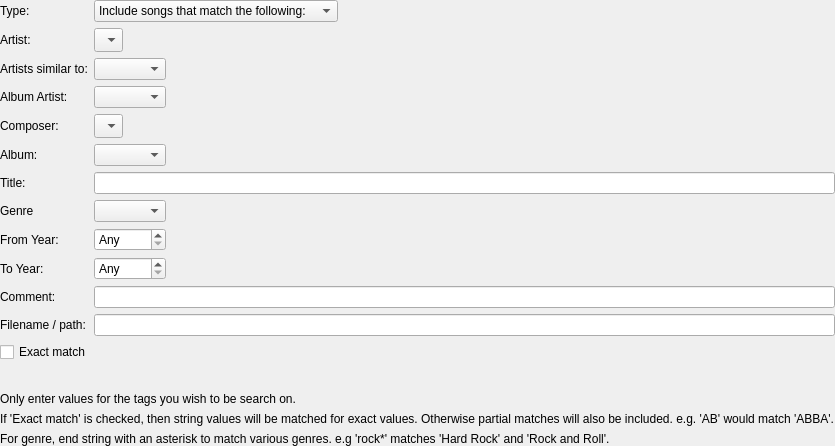
<?xml version="1.0" encoding="UTF-8"?>
<ui version="4.0">
 <class>PlaylistRule</class>
 <widget class="QWidget" name="PlaylistRule">
  <layout class="QVBoxLayout" name="verticalLayout">
   <property name="leftMargin">
    <number>0</number>
   </property>
   <property name="topMargin">
    <number>0</number>
   </property>
   <property name="rightMargin">
    <number>0</number>
   </property>
   <property name="bottomMargin">
    <number>0</number>
   </property>
   <item>
    <layout class="QFormLayout" name="formLayout">
     <property name="fieldGrowthPolicy">
      <enum>QFormLayout::ExpandingFieldsGrow</enum>
     </property>
     <item row="0" column="0">
      <widget class="BuddyLabel" name="label_9">
       <property name="text">
        <string>Type:</string>
       </property>
       <property name="buddy">
        <cstring>typeCombo</cstring>
       </property>
      </widget>
     </item>
     <item row="0" column="1">
      <widget class="QComboBox" name="typeCombo">
       <item>
        <property name="text">
         <string>Include songs that match the following:</string>
        </property>
       </item>
       <item>
        <property name="text">
         <string>Exclude songs that match the following:</string>
        </property>
       </item>
      </widget>
     </item>
     <item row="1" column="0">
      <widget class="BuddyLabel" name="label">
       <property name="text">
        <string>Artist:</string>
       </property>
       <property name="buddy">
        <cstring>artistText</cstring>
       </property>
      </widget>
     </item>
     <item row="1" column="1">
      <widget class="CompletionCombo" name="artistText">
       <property name="sizeAdjustPolicy">
        <enum>QComboBox::AdjustToMinimumContentsLengthWithIcon</enum>
       </property>
      </widget>
     </item>
     <item row="2" column="0">
      <widget class="BuddyLabel" name="similarArtistsTextLabel">
       <property name="text">
        <string>Artists similar to:</string>
       </property>
       <property name="buddy">
        <cstring>similarArtistsText</cstring>
       </property>
      </widget>
     </item>
     <item row="2" column="1">
      <widget class="CompletionCombo" name="similarArtistsText"/>
     </item>
     <item row="3" column="0">
      <widget class="BuddyLabel" name="label_2">
       <property name="text">
        <string>Album Artist:</string>
       </property>
       <property name="buddy">
        <cstring>albumArtistText</cstring>
       </property>
      </widget>
     </item>
     <item row="3" column="1">
      <widget class="CompletionCombo" name="albumArtistText"/>
     </item>
     <item row="4" column="0">
      <widget class="BuddyLabel" name="composerLabel">
       <property name="text">
        <string>Composer:</string>
       </property>
       <property name="buddy">
        <cstring>composerText</cstring>
       </property>
      </widget>
     </item>
     <item row="4" column="1">
      <widget class="CompletionCombo" name="composerText">
       <property name="sizeAdjustPolicy">
        <enum>QComboBox::AdjustToMinimumContentsLengthWithIcon</enum>
       </property>
      </widget>
     </item>
     <item row="5" column="0">
      <widget class="BuddyLabel" name="label_3">
       <property name="text">
        <string>Album:</string>
       </property>
       <property name="buddy">
        <cstring>albumText</cstring>
       </property>
      </widget>
     </item>
     <item row="5" column="1">
      <widget class="CompletionCombo" name="albumText"/>
     </item>
     <item row="6" column="0">
      <widget class="BuddyLabel" name="label_4">
       <property name="text">
        <string>Title:</string>
       </property>
       <property name="buddy">
        <cstring>titleText</cstring>
       </property>
      </widget>
     </item>
     <item row="6" column="1">
      <widget class="LineEdit" name="titleText"/>
     </item>
     <item row="7" column="0">
      <widget class="BuddyLabel" name="label_5">
       <property name="text">
        <string>Genre</string>
       </property>
       <property name="buddy">
        <cstring>genreText</cstring>
       </property>
      </widget>
     </item>
     <item row="7" column="1">
      <widget class="CompletionCombo" name="genreText"/>
     </item>
     <item row="8" column="0">
      <widget class="BuddyLabel" name="label_6">
       <property name="text">
        <string>From Year:</string>
       </property>
       <property name="buddy">
        <cstring>dateFromSpin</cstring>
       </property>
      </widget>
     </item>
     <item row="8" column="1">
      <widget class="QSpinBox" name="dateFromSpin">
       <property name="minimumSize">
        <size>
         <width>72</width>
         <height>0</height>
        </size>
       </property>
       <property name="specialValueText">
        <string>Any</string>
       </property>
      </widget>
     </item>
     <item row="9" column="0">
      <widget class="BuddyLabel" name="label_6x">
       <property name="text">
        <string>To Year:</string>
       </property>
       <property name="buddy">
        <cstring>dateToSpin</cstring>
       </property>
      </widget>
     </item>
     <item row="9" column="1">
      <widget class="QSpinBox" name="dateToSpin">
       <property name="minimumSize">
        <size>
         <width>72</width>
         <height>0</height>
        </size>
       </property>
       <property name="specialValueText">
        <string>Any</string>
       </property>
      </widget>
     </item>
     <item row="10" column="0">
      <widget class="BuddyLabel" name="commentLabel">
       <property name="text">
        <string>Comment:</string>
       </property>
       <property name="buddy">
        <cstring>commentText</cstring>
       </property>
      </widget>
     </item>
     <item row="10" column="1">
      <widget class="LineEdit" name="commentText"/>
     </item>
     <item row="11" column="0">
      <widget class="BuddyLabel" name="filenameLabel">
       <property name="text">
        <string>Filename / path:</string>
       </property>
       <property name="buddy">
        <cstring>filenameText</cstring>
       </property>
      </widget>
     </item>
     <item row="11" column="1">
      <widget class="LineEdit" name="filenameText"/>
     </item>
     <item row="12" column="0" colspan="2">
      <widget class="QCheckBox" name="exactCheck">
       <property name="text">
        <string>Exact match</string>
       </property>
      </widget>
     </item>
    </layout>
   </item>
   <item>
    <spacer name="verticalSpacer_3xx">
     <property name="orientation">
      <enum>Qt::Vertical</enum>
     </property>
     <property name="sizeType">
      <enum>QSizePolicy::Fixed</enum>
     </property>
     <property name="sizeHint" stdset="0">
      <size>
       <width>20</width>
       <height>4</height>
      </size>
     </property>
    </spacer>
   </item>
   <item>
    <widget class="QLabel" name="errorLabel"/>
   </item>
   <item>
    <widget class="NoteLabel" name="label_7">
     <property name="text">
      <string>Only enter values for the tags you wish to be search on.</string>
     </property>
    </widget>
   </item>
   <item>
    <widget class="NoteLabel" name="label_7y">
     <property name="text">
      <string>If 'Exact match' is checked, then string values will be matched for exact values. Otherwise partial matches will also be included. e.g. 'AB' would match 'ABBA'.</string>
     </property>
    </widget>
   </item>
   <item>
    <widget class="NoteLabel" name="label_7x">
     <property name="text">
      <string>For genre, end string with an asterisk to match various genres. e.g 'rock*' matches 'Hard Rock' and 'Rock and Roll'.</string>
     </property>
    </widget>
   </item>
   <item>
    <spacer name="verticalSpacer_3xy">
     <property name="orientation">
      <enum>Qt::Vertical</enum>
     </property>
     <property name="sizeType">
      <enum>QSizePolicy::MinimumExpanding</enum>
     </property>
     <property name="sizeHint" stdset="0">
      <size>
       <width>20</width>
       <height>0</height>
      </size>
     </property>
    </spacer>
   </item>
  </layout>
 </widget>
 <customwidgets>
  <customwidget>
   <class>BuddyLabel</class>
   <extends>QLabel</extends>
   <header>support/buddylabel.h</header>
  </customwidget>
  <customwidget>
   <class>NoteLabel</class>
   <extends>QLabel</extends>
   <header>widgets/notelabel.h</header>
  </customwidget>
  <customwidget>
   <class>LineEdit</class>
   <extends>QLineEdit</extends>
   <header>support/lineedit.h</header>
  </customwidget>
  <customwidget>
   <class>CompletionCombo</class>
   <extends>QComboBox</extends>
   <header>widgets/completioncombo.h</header>
  </customwidget>
 </customwidgets>
 <resources/>
 <connections/>
</ui>
